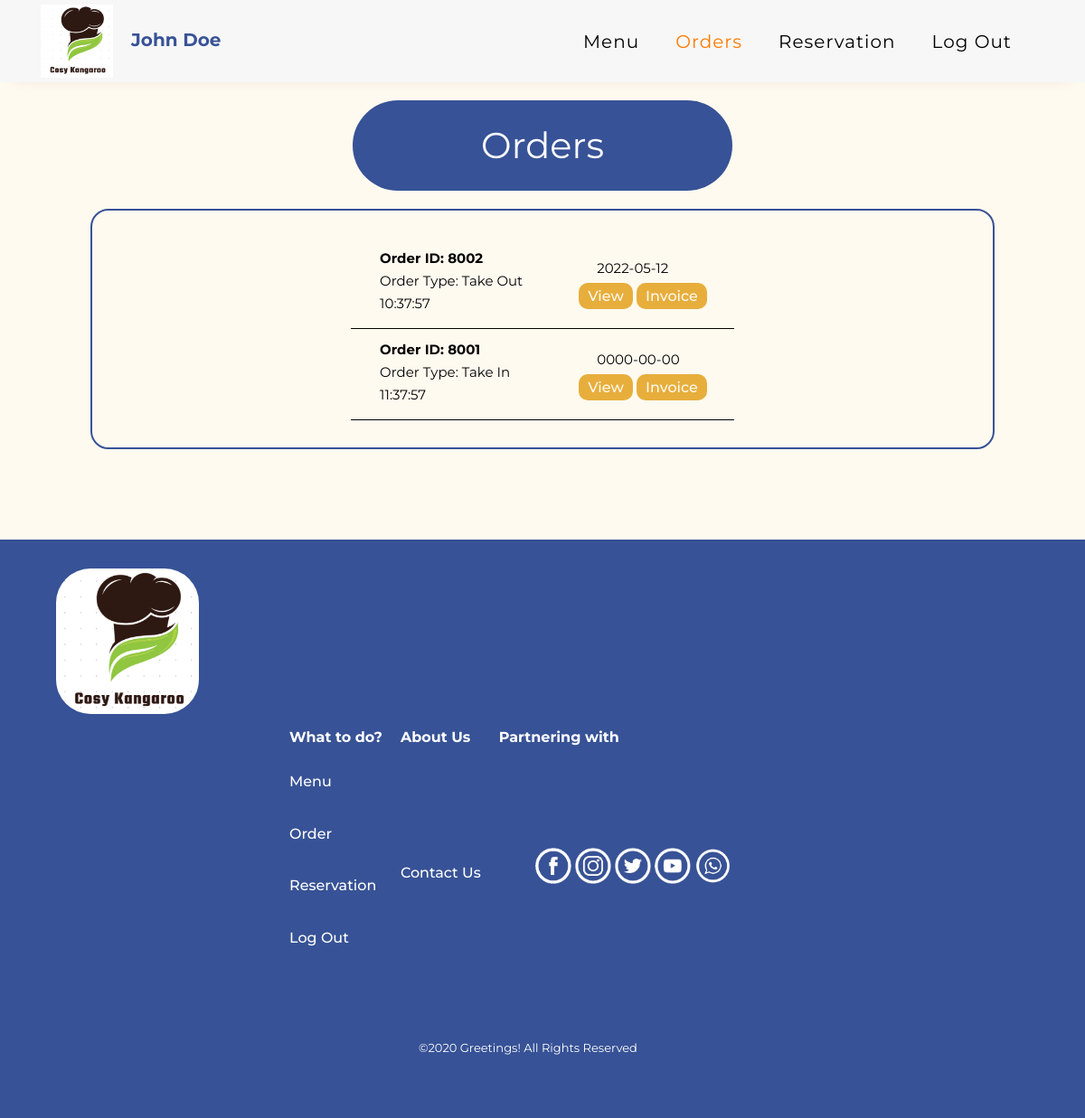
Screenshot of /orderpage.php (signed in) with the database file from the repository.
### tables this page shows
CREATE TABLE IF NOT EXISTS `order`(
    order_id INT UNSIGNED AUTO_INCREMENT PRIMARY KEY NOT NULL,
    table_id INT UNSIGNED NULL,
    type VARCHAR(20) NOT NULL,
    date DATE NOT NULL,
    time TIME NOT NULL,
    items VARCHAR(100) NOT NULL,
    customer_id INT UNSIGNED NOT NULL,
    FOREIGN KEY(table_id) REFERENCES `table`(table_num),
    FOREIGN KEY(customer_id) REFERENCES `customer`(cust_id)
);

### classes/customer.php (called while the page is built, shortened)
<?php
include "classes/database.php";
include "classes/order.php";
class Customer
{
    public $name;
    function getName()
    {
        return $this->name;
    }
}

### classes/database.php (called while the page is built, shortened)
<?php
class Database
{
    private $servername;
    private $username;
    private $password;
    private $dbname;
    private $conn;
    function __construct()
    {
        $this->servername = "localhost";
        $this->username = "root";
        $this->password = "";
        $this->dbname = "cosykangaroo";
    }
    function createConnection()
    {
        $this->conn = @mysqli_connect($this->servername, $this->username, $this->password, $this->dbname);
    }
    function getConnection()
    {
        return $this->conn;
    }
}

### classes/order.php (called while the page is built, shortened)
<?php
class Order
{
    public $type;
    public $date;
    public $time;
    public $id;
    function __construct($id, $tableId, $type, $date, $time, $custId)
    {
        $this->type = $type;
        $this->date = $date;
        $this->time = $time;
        $this->id = $id;
    }
    function getId()
    {
        return $this->id;
    }
    function getType()
    {
        return $this->type;
    }
    function getDate()
    {
        return $this->date;
    }
    function getTime()
    {
        return $this->time;
    }
}

### orderpage.php (the view, shortened to what this page needs)
<?php
include "classes/customer.php";
if (!isset($_SESSION['profile'])) {
    header("Location: index.php");
} else {
    $profile = unserialize($_SESSION['profile']);
}
?>
<?php
$orders = array();
$db = new Database();
$db->createConnection();
$sql = "SELECT * FROM `order` WHERE customer_id = ?";
$prepared_stmt = @mysqli_prepare($db->getConnection(), $sql);
@mysqli_stmt_bind_param($prepared_stmt, 's', $profile->getId());
mysqli_stmt_execute($prepared_stmt);
$queryResult =  mysqli_stmt_get_result($prepared_stmt)
    or die("<p>Unable to select from database table</p>");
$row = mysqli_fetch_row($queryResult);
$item_count = 0;
while ($row) {
    $orders[$item_count] = new Order($row[0], $row[1], $row[2], $row[3], $row[4], $row[5]);
    $row = mysqli_fetch_row($queryResult);
    $item_count += 1;
}
?>
<!DOCTYPE html>
<html lang="en">
<head>
    <link rel="stylesheet" href="https://stackpath.bootstrapcdn.com/font-awesome/4.7.0/css/font-awesome.min.css">
    <link rel="stylesheet" href="css/style.css">
    <link rel="stylesheet" type="text/css" href="style/style.css">
</head>
<body>
    <nav class="navbar navbar-expand-lg ftco_navbar ftco-navbar-light" id="ftco-navbar">
        <div class="container">
            <a class="navbar-brand"><img src='images/companylogo.png' alt='icon'><span class="company-name"><?php echo $profile->getName() ?></span></a>
            <div class="collapse navbar-collapse" id="ftco-nav">
                <ul class="navbar-nav ml-auto mr-md-3">
                    <li class="nav-item"><a href="menupage.php" class="nav-link">Menu</a></li>
                    <li class="nav-item active"><a href="" class="nav-link">Orders</a></li>
                    <li class="nav-item"><a href="reservationpage.php" class="nav-link">Reservation</a></li>
                    <li class="nav-item"><a href="logout.php" class="nav-link">Log Out</a></li>
                </ul>
            </div>
        </div>
    </nav>
    <h1>Orders</h1>
    <div class="friendlist-container">
        <table id="menu">
            <?php
            $orders2 = array_reverse($orders);
            foreach ($orders2 as $key => $value) {
                echo "<tr>
                <td>
                    <p><strong>Order ID: " . $value->getId() . "</strong></p>
                    <p>Order Type: " . $value->getType() . "</p>
                    <p>" . $value->getTime() . "</p>
                </td>
                <td>
                    <p>" . $value->getDate() . "</p>
                    <a class = 'unfriend' href='orderdetailpage.php?orderId=" . $value->getId() . "'>View</a>
                    <a class = 'unfriend' href='invoicedetailpage.php?orderId=" . $value->getId() . "'>Invoice</a>
                </td>
            </tr>";
            }
            ?>
        </table>
    </div>
    <?php include "footer_login.php" ?>
</body>
</html>

### style/style.css (style rules this page uses)
body { background-color: #fffaf0; }
li, a, button { font-family: "Montserrat", sans-serif; font-weight: 500; font-size: 16px; color: #375296; text-decoration: none; }
.navbar { border-radius: 0; padding: 0 30px; background-color: rgb(247, 247, 247); }
.navbar .company-name { text-transform: capitalize; margin-left: 20px; color: #375296 !important; }
.navbar .nav-item a { text-transform: capitalize !important; color: #000 !important; font-size: 20px !important; }
.navbar .nav-item.active a { color: #ff7b00 !important; }
.navbar img { width: 80px; }
body h1, p, td, h2 { font-family: "Montserrat", sans-serif; }
body h1 { padding: 20px 40px; background-color: #375296; color: white; width: 35%; min-width: 300px; border: none; border-radius: 50px; justify-content: center; margin: 20px auto; text-align: center; }
body p { color: black; padding: 20px 20px; margin-left: 100px; margin-bottom: 10px; width: 60%; line-height: 35px; font-size: 20px; text-align: left; }
.friendlist-container { border: 2px solid #375296; border-radius: 20px !important; width: 70%; min-width: 1000px; margin: 0 auto 100px auto; }
#menu { margin: 30px auto; }
#menu td { border-bottom: 1px solid black; padding: 15px 30px 10px 12px; text-align: center; vertical-align: middle; }
#menu td p { width: 100%; color: black; padding: 0px 20px; margin-left: 0px; width: 100%; line-height: 15px; font-size: 15px; text-align: left; }
#menu .unfriend { background-color: #e7ae3c; color: #fffaf0; padding: 5px 10px; border-radius: 10px; }
table td { color: black; padding: 20px 0; margin: 0 auto; text-align: left; }

### rows the page displays
order: order_id "8002", type "Take Out", time "10:37:57", date "2022-05-12"
order: order_id "8001", type "Take In", time "11:37:57", date "0000-00-00"

### other values shown
$profile->getName() "John Doe"
